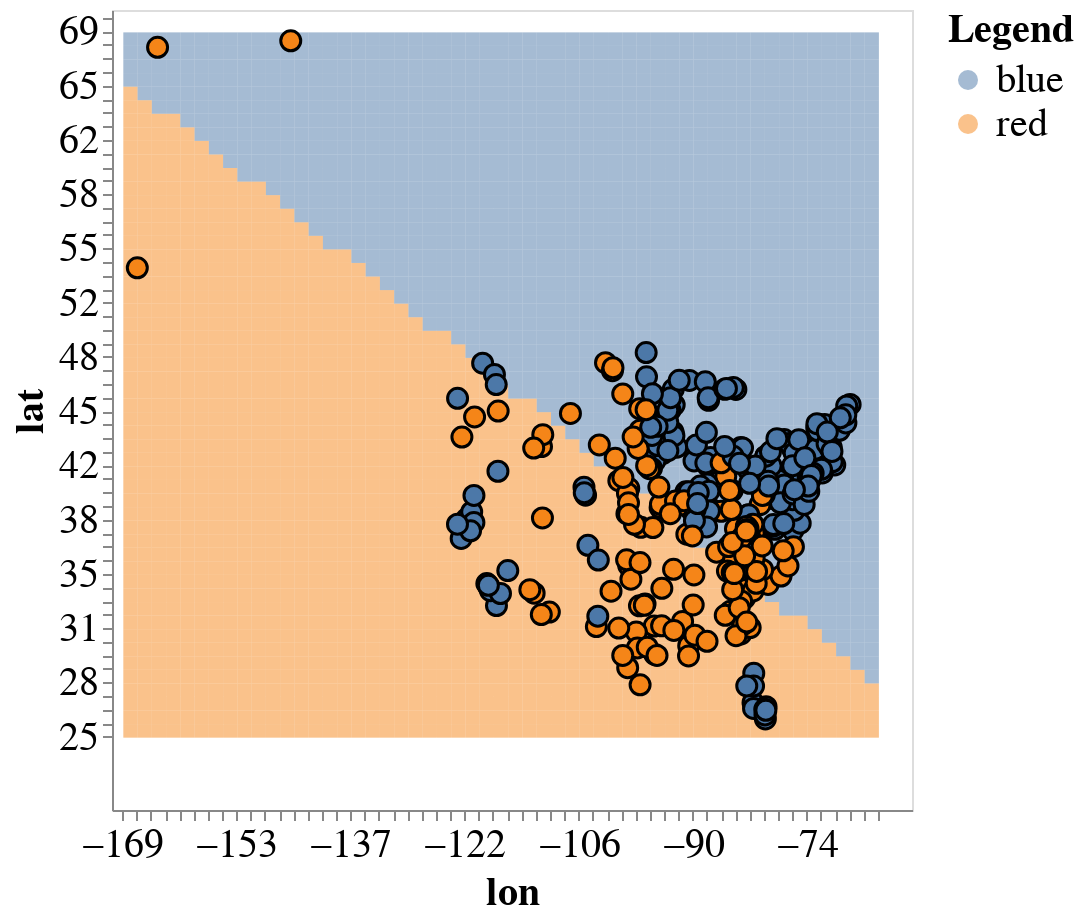

Notebook code cell kept with this figure:
### Markdown cell above
- Let's plot our model to see how it's behaving

### Code cell
plot_model(X_train, y_train, model)

### Figure 1 — Vega-Lite specification as saved in the notebook (floating-point values rounded to 4 significant figures; data arrays with more than 128 entries replaced by an {"elided": "..."} marker saying what was removed)
{"config": {"view": {"continuousWidth": 400, "continuousHeight": 300}, "axis": {"labelFontSize": 20, "titleFontSize": 20}, "legend": {"labelFontSize": 20, "titleFontSize": 20}}, "layer": [{"data": {"name": "data-291d57401503d5e8b1dde48abf44591f"}, "mark": {"type": "rect", "opacity": 0.5}, "encoding": {"color": {"type": "nominal", "field": "predictions", "title": "Legend"}, "x": {"type": "quantitative", "bin": {"step": 1.96}, "field": "x1"}, "y": {"type": "quantitative", "bin": {"step": 0.8477}, "field": "x2"}}, "height": 400, "width": 400}, {"data": {"name": "data-3b23166b7da609e4eb848fa5e2850c10"}, "mark": {"type": "circle", "opacity": 1, "size": 100, "stroke": "black", "strokeWidth": 1.5}, "encoding": {"color": {"type": "nominal", "field": "vote"}, "x": {"type": "quantitative", "axis": {"labels": true, "ticks": true, "title": "lon"}, "field": "lon"}, "y": {"type": "quantitative", "axis": {"labels": true, "ticks": true, "title": "lat"}, "field": "lat"}}}], "$schema": "https://vega.github.io/schema/vega-lite/v4.0.0.json", "datasets": {"data-291d57401503d5e8b1dde48abf44591f": {"elided": "2756 records"}, "data-3b23166b7da609e4eb848fa5e2850c10": {"elided": "320 records"}}}
